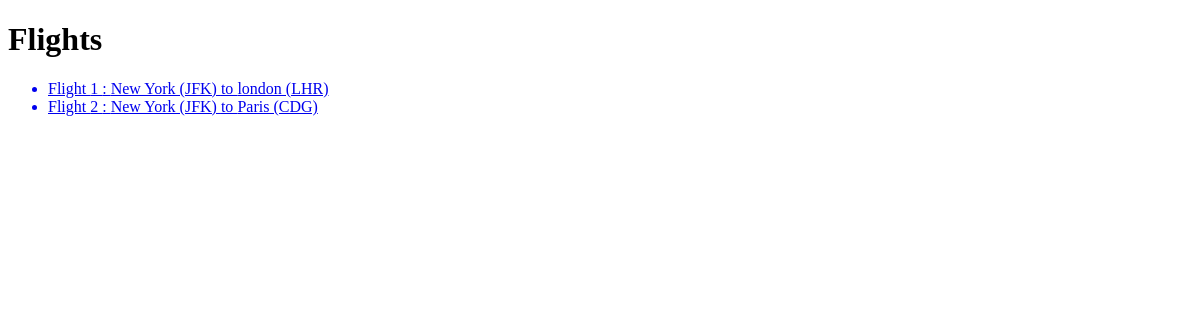
Page /flight/ on the earlier database version.
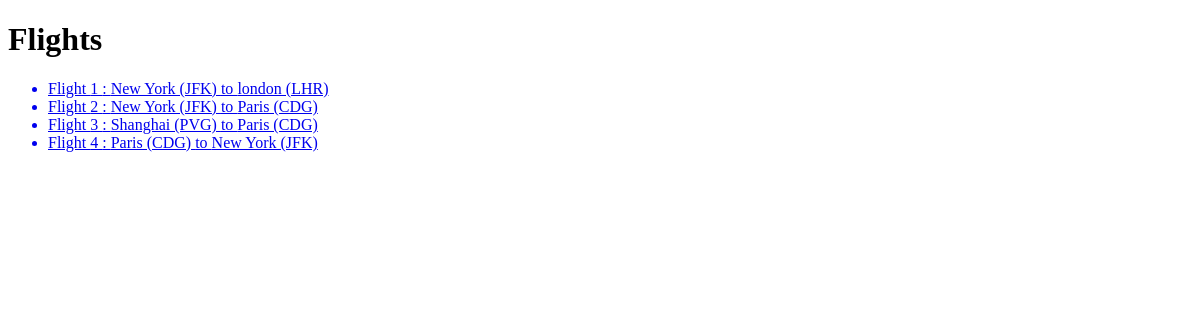
Same page on the later database version.
### flights/models.py (models this page shows, shortened)
class Flights(models.Model):
    origin = models.ForeignKey(Airport, on_delete=models.CASCADE, related_name="departures")
    destination = models.ForeignKey(Airport, on_delete=models.CASCADE, related_name="arrivals")
    duration = models.IntegerField()

class Airport(models.Model):
	code = models.CharField(max_length=3)
	city = models.CharField(max_length=64)
	def __str__(self):
		return f"{self.city} ({self.code})"

### flights/views.py (the view)
# urls.py: path("", views.index, name="index"),
def index(request):
    return render(request, "flights/index.html", {
		"flights": Flights.objects.all()
	})

### flights/templates/flights/index.html
{% extends "flights/layout.html" %}
{% block body %}
<h1>Flights</h1>
<ul>
	{% for flight in flights %}
		<a href="{% url 'flight' flight.id %}">
			<li>
				Flight {{flight.id}} : {{flight.origin}} to {{flight.destination}}
			</li>
		</a>
	{% endfor %}
</ul>
{%endblock%}

### flights/templates/flights/layout.html (shortened to what this page needs)
<!DOCTYPE html>
<html>
	<head>
	</head>
	<body>
		{% block body %}
		{% endblock %}
	</body>
</html>

Differences in the rows shown:
added Flights: id "3", origin "Shanghai (PVG)", destination "Paris (CDG)"
added Flights: id "4", origin "Paris (CDG)", destination "New York (JFK)"
